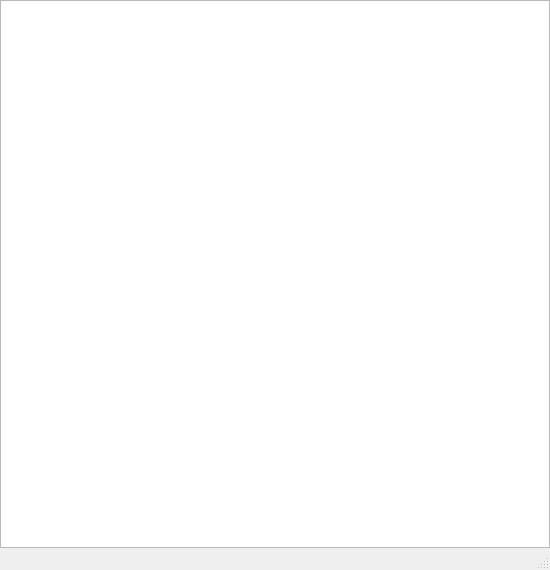
<?xml version="1.0" encoding="UTF-8"?>
<ui version="4.0">
 <class>MainWindow</class>
 <widget class="QMainWindow" name="MainWindow">
  <property name="geometry">
   <rect>
    <x>0</x>
    <y>0</y>
    <width>550</width>
    <height>570</height>
   </rect>
  </property>
  <property name="sizePolicy">
   <sizepolicy hsizetype="Fixed" vsizetype="Fixed">
    <horstretch>0</horstretch>
    <verstretch>0</verstretch>
   </sizepolicy>
  </property>
  <property name="maximumSize">
   <size>
    <width>550</width>
    <height>570</height>
   </size>
  </property>
  <property name="windowTitle">
   <string>MainWindow</string>
  </property>
  <widget class="QWidget" name="centralwidget">
   <layout class="QVBoxLayout" name="verticalLayout">
    <property name="spacing">
     <number>0</number>
    </property>
    <property name="leftMargin">
     <number>0</number>
    </property>
    <property name="topMargin">
     <number>0</number>
    </property>
    <property name="rightMargin">
     <number>0</number>
    </property>
    <property name="bottomMargin">
     <number>0</number>
    </property>
    <item>
     <widget class="QGraphicsView" name="graphicsView">
      <property name="sizePolicy">
       <sizepolicy hsizetype="Fixed" vsizetype="Fixed">
        <horstretch>0</horstretch>
        <verstretch>0</verstretch>
       </sizepolicy>
      </property>
      <property name="maximumSize">
       <size>
        <width>550</width>
        <height>550</height>
       </size>
      </property>
     </widget>
    </item>
   </layout>
  </widget>
  <widget class="QStatusBar" name="statusbar"/>
 </widget>
 <resources/>
 <connections/>
</ui>
